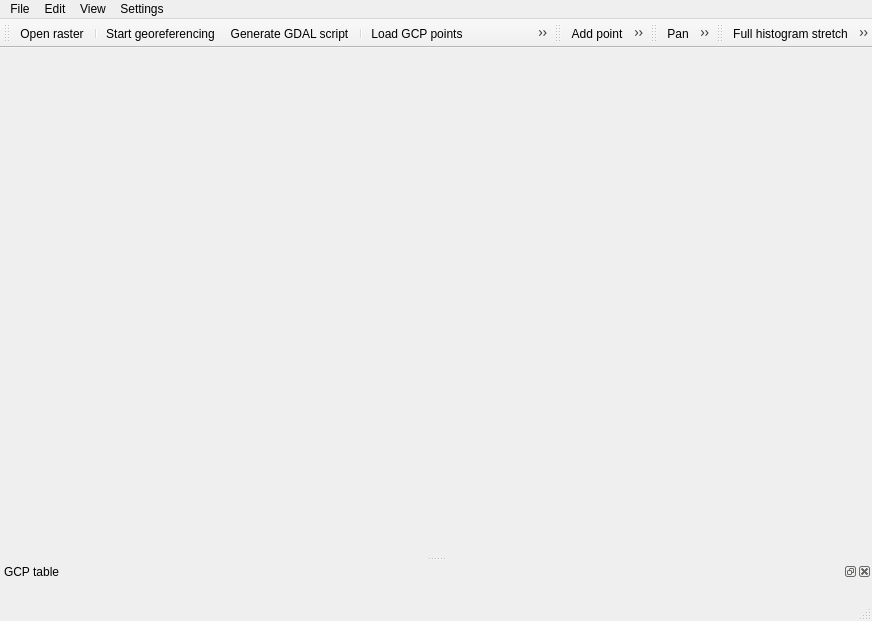
<?xml version="1.0" encoding="UTF-8"?>
<ui version="4.0">
 <class>QgsGeorefPluginGuiBase</class>
 <widget class="QMainWindow" name="QgsGeorefPluginGuiBase">
  <property name="geometry">
   <rect>
    <x>0</x>
    <y>0</y>
    <width>872</width>
    <height>621</height>
   </rect>
  </property>
  <property name="windowTitle">
   <string>Georeferencer</string>
  </property>
  <widget class="QWidget" name="centralwidget">
   <layout class="QVBoxLayout" name="verticalLayout"/>
  </widget>
  <widget class="QMenuBar" name="menubar">
   <property name="geometry">
    <rect>
     <x>0</x>
     <y>0</y>
     <width>872</width>
     <height>25</height>
    </rect>
   </property>
   <widget class="QMenu" name="menuFile">
    <property name="title">
     <string>File</string>
    </property>
    <addaction name="mActionOpenRaster"/>
    <addaction name="separator"/>
    <addaction name="mActionStartGeoref"/>
    <addaction name="mActionGDALScript"/>
    <addaction name="separator"/>
    <addaction name="mActionLoadGCPpoints"/>
    <addaction name="mActionSaveGCPpoints"/>
    <addaction name="separator"/>
    <addaction name="mActionQuit"/>
   </widget>
   <widget class="QMenu" name="menuView">
    <property name="title">
     <string>View</string>
    </property>
    <addaction name="mActionPan"/>
    <addaction name="mActionZoomIn"/>
    <addaction name="mActionZoomOut"/>
    <addaction name="mActionZoomToLayer"/>
    <addaction name="mActionZoomLast"/>
    <addaction name="mActionZoomNext"/>
    <addaction name="separator"/>
    <addaction name="mActionLinkGeorefToQGis"/>
    <addaction name="mActionLinkQGisToGeoref"/>
   </widget>
   <widget class="QMenu" name="menuEdit">
    <property name="title">
     <string>Edit</string>
    </property>
    <addaction name="mActionAddPoint"/>
    <addaction name="mActionDeletePoint"/>
    <addaction name="mActionMoveGCPPoint"/>
   </widget>
   <widget class="QMenu" name="menuSettings">
    <property name="title">
     <string>Settings</string>
    </property>
    <addaction name="mActionTransformSettings"/>
    <addaction name="mActionRasterProperties"/>
    <addaction name="mActionGeorefConfig"/>
   </widget>
   <addaction name="menuFile"/>
   <addaction name="menuEdit"/>
   <addaction name="menuView"/>
   <addaction name="menuSettings"/>
  </widget>
  <widget class="QStatusBar" name="statusbar"/>
  <widget class="QToolBar" name="toolBarFile">
   <property name="windowTitle">
    <string>File</string>
   </property>
   <property name="iconSize">
    <size>
     <width>24</width>
     <height>24</height>
    </size>
   </property>
   <attribute name="toolBarArea">
    <enum>TopToolBarArea</enum>
   </attribute>
   <attribute name="toolBarBreak">
    <bool>false</bool>
   </attribute>
   <addaction name="mActionOpenRaster"/>
   <addaction name="separator"/>
   <addaction name="mActionStartGeoref"/>
   <addaction name="mActionGDALScript"/>
   <addaction name="separator"/>
   <addaction name="mActionLoadGCPpoints"/>
   <addaction name="mActionSaveGCPpoints"/>
   <addaction name="separator"/>
   <addaction name="mActionTransformSettings"/>
  </widget>
  <widget class="QToolBar" name="toolBarEdit">
   <property name="windowTitle">
    <string>Edit</string>
   </property>
   <property name="iconSize">
    <size>
     <width>24</width>
     <height>24</height>
    </size>
   </property>
   <attribute name="toolBarArea">
    <enum>TopToolBarArea</enum>
   </attribute>
   <attribute name="toolBarBreak">
    <bool>false</bool>
   </attribute>
   <addaction name="mActionAddPoint"/>
   <addaction name="mActionDeletePoint"/>
   <addaction name="mActionMoveGCPPoint"/>
  </widget>
  <widget class="QToolBar" name="toolBarView">
   <property name="windowTitle">
    <string>View</string>
   </property>
   <property name="iconSize">
    <size>
     <width>24</width>
     <height>24</height>
    </size>
   </property>
   <attribute name="toolBarArea">
    <enum>TopToolBarArea</enum>
   </attribute>
   <attribute name="toolBarBreak">
    <bool>false</bool>
   </attribute>
   <addaction name="mActionPan"/>
   <addaction name="mActionZoomIn"/>
   <addaction name="mActionZoomOut"/>
   <addaction name="mActionZoomToLayer"/>
   <addaction name="mActionZoomLast"/>
   <addaction name="mActionZoomNext"/>
   <addaction name="separator"/>
   <addaction name="mActionLinkGeorefToQGis"/>
   <addaction name="mActionLinkQGisToGeoref"/>
  </widget>
  <widget class="QDockWidget" name="dockWidgetGCPpoints">
   <property name="features">
    <set>QDockWidget::AllDockWidgetFeatures</set>
   </property>
   <property name="allowedAreas">
    <set>Qt::AllDockWidgetAreas</set>
   </property>
   <property name="windowTitle">
    <string>GCP table</string>
   </property>
   <attribute name="dockWidgetArea">
    <number>8</number>
   </attribute>
   <widget class="QWidget" name="dockWidgetContents">
    <layout class="QHBoxLayout" name="horizontalLayout_2"/>
   </widget>
  </widget>
  <widget class="QToolBar" name="toolBarHistogramStretch">
   <property name="windowTitle">
    <string>toolBar</string>
   </property>
   <attribute name="toolBarArea">
    <enum>TopToolBarArea</enum>
   </attribute>
   <attribute name="toolBarBreak">
    <bool>false</bool>
   </attribute>
   <addaction name="mActionFullHistogramStretch"/>
   <addaction name="mActionLocalHistogramStretch"/>
  </widget>
  <action name="mActionOpenRaster">
   <property name="text">
    <string>Open raster</string>
   </property>
   <property name="statusTip">
    <string>Open raster</string>
   </property>
   <property name="shortcut">
    <string>Ctrl+O</string>
   </property>
  </action>
  <action name="mActionZoomIn">
   <property name="text">
    <string>Zoom In</string>
   </property>
   <property name="statusTip">
    <string>Zoom In</string>
   </property>
   <property name="shortcut">
    <string>Ctrl++</string>
   </property>
  </action>
  <action name="mActionZoomOut">
   <property name="text">
    <string>Zoom Out</string>
   </property>
   <property name="statusTip">
    <string>Zoom Out</string>
   </property>
   <property name="shortcut">
    <string>Ctrl+-</string>
   </property>
  </action>
  <action name="mActionZoomToLayer">
   <property name="text">
    <string>Zoom to Layer</string>
   </property>
   <property name="statusTip">
    <string>Zoom to Layer</string>
   </property>
   <property name="shortcut">
    <string>Ctrl+Shift+F</string>
   </property>
  </action>
  <action name="mActionPan">
   <property name="text">
    <string>Pan</string>
   </property>
   <property name="statusTip">
    <string>Pan</string>
   </property>
  </action>
  <action name="mActionTransformSettings">
   <property name="text">
    <string>Transformation settings</string>
   </property>
   <property name="statusTip">
    <string>Transformation settings</string>
   </property>
  </action>
  <action name="mActionAddPoint">
   <property name="text">
    <string>Add point</string>
   </property>
   <property name="statusTip">
    <string>Add point</string>
   </property>
   <property name="shortcut">
    <string>Ctrl+A</string>
   </property>
  </action>
  <action name="mActionDeletePoint">
   <property name="text">
    <string>Delete point</string>
   </property>
   <property name="statusTip">
    <string>Delete point</string>
   </property>
   <property name="shortcut">
    <string>Ctrl+D</string>
   </property>
  </action>
  <action name="mActionQuit">
   <property name="text">
    <string>Quit</string>
   </property>
   <property name="statusTip">
    <string>Quit</string>
   </property>
  </action>
  <action name="mActionStartGeoref">
   <property name="text">
    <string>Start georeferencing</string>
   </property>
   <property name="statusTip">
    <string>Start georeferencing</string>
   </property>
   <property name="shortcut">
    <string>Ctrl+G</string>
   </property>
  </action>
  <action name="mActionGDALScript">
   <property name="text">
    <string>Generate GDAL script</string>
   </property>
   <property name="statusTip">
    <string>Generate GDAL script</string>
   </property>
   <property name="shortcut">
    <string>Ctrl+C</string>
   </property>
  </action>
  <action name="mActionLinkGeorefToQGis">
   <property name="checkable">
    <bool>true</bool>
   </property>
   <property name="text">
    <string>Link Georeferencer to QGIS</string>
   </property>
   <property name="statusTip">
    <string>Link Georeferencer to QGIS</string>
   </property>
  </action>
  <action name="mActionLinkQGisToGeoref">
   <property name="checkable">
    <bool>true</bool>
   </property>
   <property name="text">
    <string>Link QGIS to Georeferencer</string>
   </property>
   <property name="statusTip">
    <string>Link QGIS to Georeferencer</string>
   </property>
  </action>
  <action name="mActionSaveGCPpoints">
   <property name="text">
    <string>Save GCP points as...</string>
   </property>
   <property name="statusTip">
    <string>Save GCP points as...</string>
   </property>
   <property name="shortcut">
    <string>Ctrl+S</string>
   </property>
  </action>
  <action name="mActionLoadGCPpoints">
   <property name="text">
    <string>Load GCP points</string>
   </property>
   <property name="statusTip">
    <string>Load GCP points</string>
   </property>
   <property name="shortcut">
    <string>Ctrl+L</string>
   </property>
  </action>
  <action name="mActionGeorefConfig">
   <property name="text">
    <string>Configure Georeferencer</string>
   </property>
   <property name="shortcut">
    <string>Ctrl+P</string>
   </property>
  </action>
  <action name="mActionRasterProperties">
   <property name="text">
    <string>Raster properties</string>
   </property>
  </action>
  <action name="mActionMoveGCPPoint">
   <property name="text">
    <string>Move GCP point</string>
   </property>
   <property name="statusTip">
    <string>Move GCP point</string>
   </property>
  </action>
  <action name="mActionZoomNext">
   <property name="text">
    <string>Zoom Next</string>
   </property>
  </action>
  <action name="mActionZoomLast">
   <property name="text">
    <string>Zoom Last</string>
   </property>
  </action>
  <action name="mActionLocalHistogramStretch">
   <property name="text">
    <string>Local histogram stretch</string>
   </property>
  </action>
  <action name="mActionFullHistogramStretch">
   <property name="text">
    <string>Full histogram stretch</string>
   </property>
  </action>
 </widget>
 <resources/>
 <connections/>
</ui>
